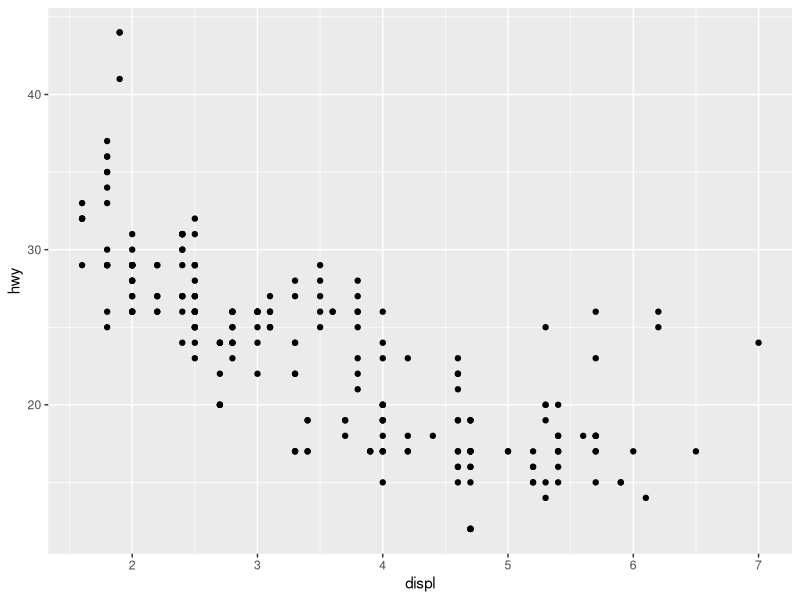
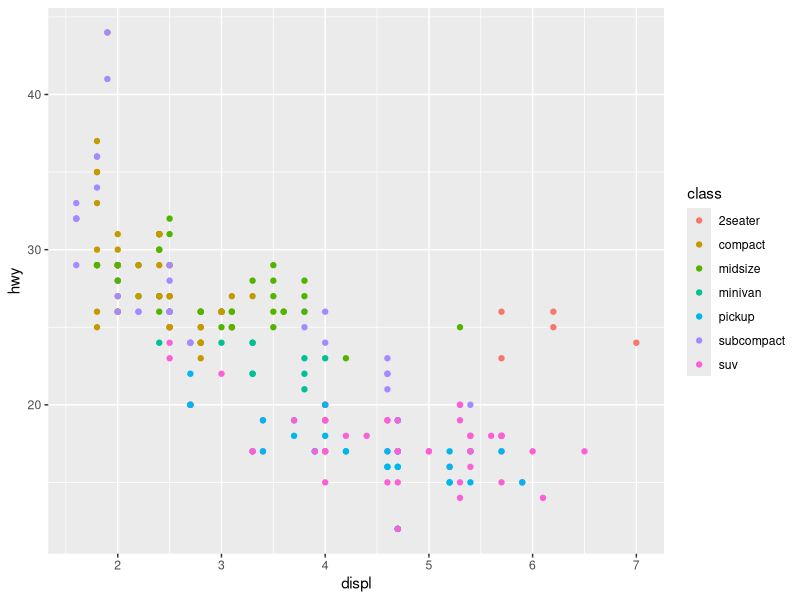
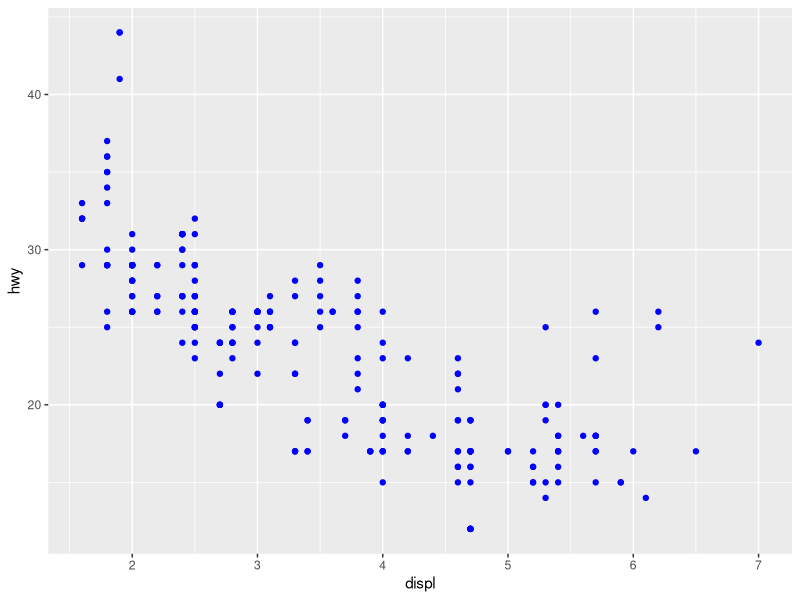
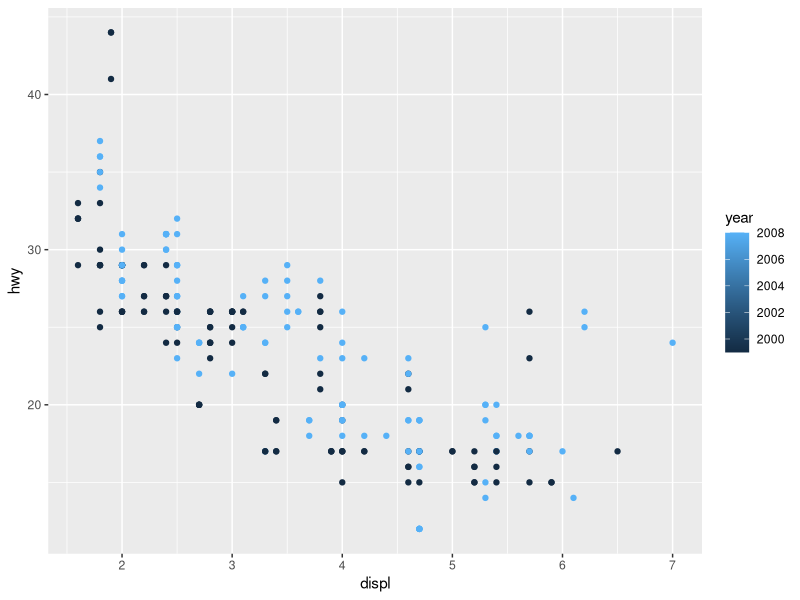
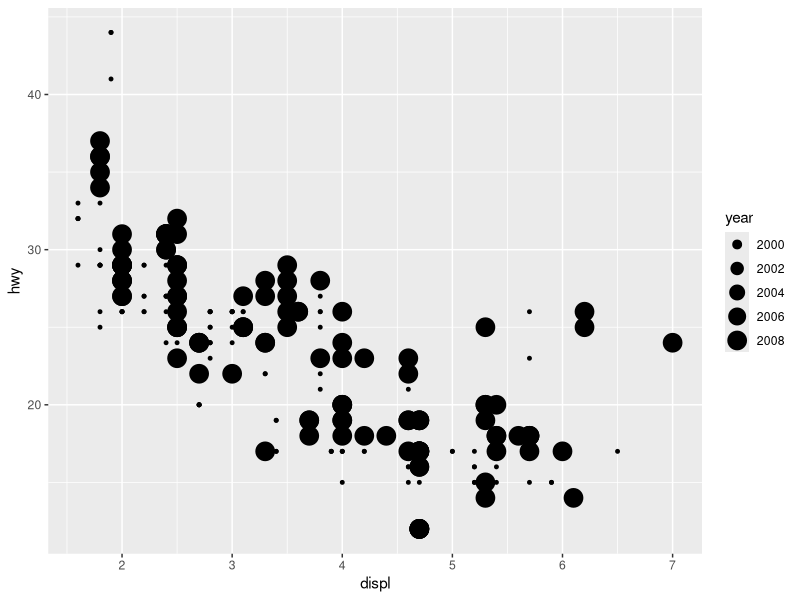
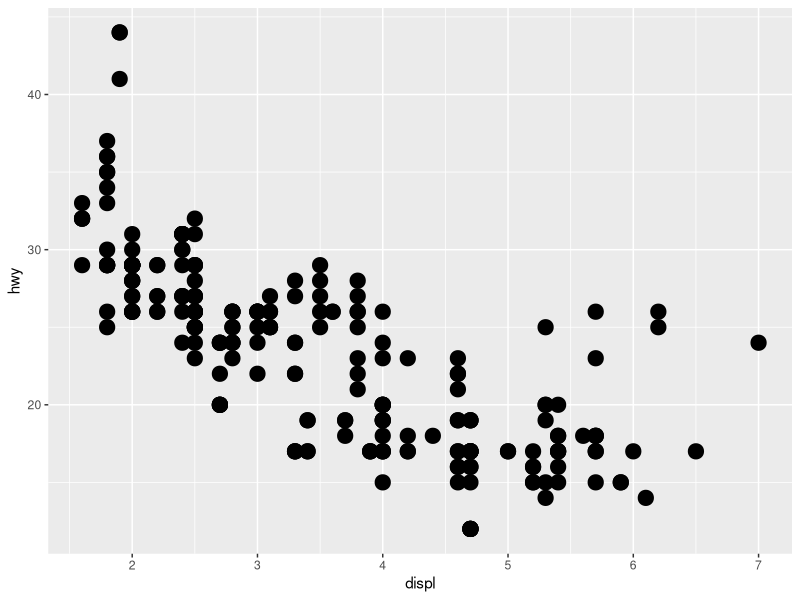

Recreate these plots in R, in order.
## ---- chunk 1
knitr::opts_chunk$set(echo = TRUE)
library(tidyverse)
## ---- chunk 2
ggplot(data = mpg) + geom_point(mapping = aes(x = displ, y = hwy))
## ---- chunk 3
#ggplot(data = mpg) + geom_point(mapping = aes(x=displ,y=hwy, color = class)) 
ggplot(data = mpg, aes(color = class)) + geom_point(mapping = aes(x=displ,y=hwy))
## ---- chunk 4
ggplot(data = mpg) + geom_point(mapping = aes(x = displ,y = hwy), color = "blue")
## ---- chunk 5
glimpse(mpg)
## ---- chunk 6
#color
ggplot(data = mpg) + geom_point(mapping = aes(x = displ, y = hwy, color = year))
#size
ggplot(data = mpg) + geom_point(mapping = aes(x = displ, y = hwy, size = year))
#shape - Does not work for continuous variables
#ggplot(data = mpg) + geom_point(mapping = aes(x = displ, y = hwy, shape = year))

#Why so many black dots - Because we only have two years, 1999 and 2008
mpg %>% arrange(year)
## ---- chunk 7
ggplot(mpg) + geom_point(mapping = aes(displ,hwy), stroke = 3)
